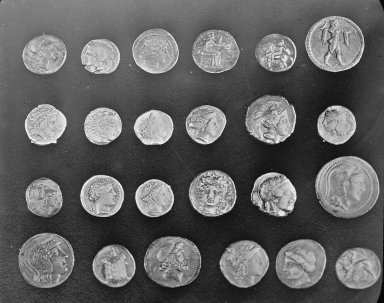
#> input picture skimage.data.coins(), 384 x 303 px
$ jupyter execute --allow-errors 02-filter_basics.ipynb
#> lines starting #> are read from the running program, lines starting #| are printed output that depends on the picture
[cell 1]
import requests
from IPython.core.display import HTML
HTML(f"""
<style>
@import "https://cdn.jsdelivr.net/npm/bulma@0.9.4/css/bulma.min.css";
</style>
""")

display(HTML("""
<style>
body, .jp-Notebook, .jp-Cell {
    background-color: #1e1e1e !important;
}
</style>
"""))

# Filtering
This exercise is about understanding how filters can be applied to modify, or extract specific features from images.

<article class="message">
    <div class="message-body">
        <strong>List of individual tasks</strong>
        <ul style="list-style: none;">
            <li>
            <a href="#pixel_shift1">Task 1: Shifting pixels</a>
            </li>
            <li>
            <a href="#gaussian">Task 2: Gaussian blurring</a>
            </li>
            <li>
            <a href="#template_match">Task 3: Template matching</a>
            </li>
            <li>
            <a href="#sharp">Task 4: Sharpening</a>
            </li>
            <li>
            <a href="#gradient_features0">Task 5: Apply sobel filters</a>
            </li>
            <li>
            <a href="#gradient_features">Task 6: Implementing convolution</a>
            </li>
        </ul>
    </div>
</article>

Run the following cell to import the libraries:

[cell 2]
import numpy as np
from skimage import data, color
from scipy.ndimage import convolve
from skimage import feature, transform, io
import matplotlib.pyplot as plt

The same set of example images from the Scikit-Image library used in the tutorial will be used. The code below can be used or modified to load and inspect any of the images.

[cell 3]
print(data.__all__)
plt.imshow(data.coins(), cmap="gray")
#> (this line was passed over: IPython is not available in this run)
plt.axis(False)
#> (this line was passed over: IPython is not available in this run)

---
**Task 1 (easy): Shifting pixels👩‍💻♾️**
This exercise is about understanding the fundamentals of linear filters to shift pixels in a certain direction. The actual filter may have little practical relevance.
1. Construct a filter that shifts pixels of an image by $n$ pixels to the right. Create a function with parameter `n`
 that returns a filter that shifts the pixels of an image by `n`
 pixels to the right.
2. Apply the filter (convolution) to one of the example images and show the results. Experiment with different values for `n`
.
3. Create the functions `shift_to_left`
, `shift_to_up`
, and `shift_to_down`
 to shift the input images $n$ pixels to the left, up and down. Use one of the example images to test these functions and evaluate whether the images are correctly shifted.
4. Modify the filter to not only shift the pixel to the right (or the other directions) but also decreases its brightness.

---

[cell 4]
from click import BadArgumentUsage
import numpy as np
from scipy.ndimage import convolve
import matplotlib.pyplot as plt
from skimage import data

def shift_to_right(n, brightness_scale=0.4):
    """
    Shifts an image to the right by n pixels.
    And scales down the brightness
    """
    # Kernel with scaling factor placed n columns from the left (shifting right).
    kernel = np.zeros((1, n+1))
    kernel[0, -1] = brightness_scale  # Place scaling factor at the far right of the kernel
    return kernel

def shift_to_left(n, brightness_scale=0.4):
    """
    Shifts an image to the left by n pixels.
    And scales down the brightness
    """
    # Kernel with scaling factor placed n columns from the right (shifting left).
    kernel = np.zeros((1, n+1))
    kernel[0, 0] = brightness_scale  # Place scaling factor at the far left of the kernel
    return kernel

def shift_to_down(n, brightness_scale=1):
    """
    Shifts an image down by n pixels.
    And scales down the brightness
    """
    # Kernel with scaling factor placed n rows from the top (shifting down).
    kernel = np.zeros((n+1, 1))
    kernel[-1, 0] = brightness_scale  # Place scaling factor at the bottom of the kernel
    return kernel

def shift_to_up(n, brightness_scale=1):
    """
    Shifts an image up by n pixels.
    And scales down the brightness
    """
    # Kernel with scaling factor placed n rows from the bottom (shifting up).
    kernel = np.zeros((n+1, 1))
    kernel[0, 0] = brightness_scale  # Place scaling factor at the top of the kernel
    return kernel

# Applying the shift to the image
image = data.coins()
#> image is the input picture: shape (303, 384); min 1, max 252, mean 96.9
shifted_image_right = convolve(image, shift_to_right(100))
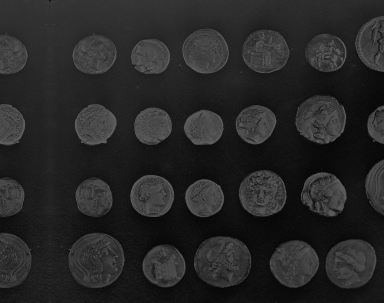
#> shifted_image_right: shape (303, 384); min 2, max 100, mean 38.7
shifted_image_left = convolve(image, shift_to_left(100))
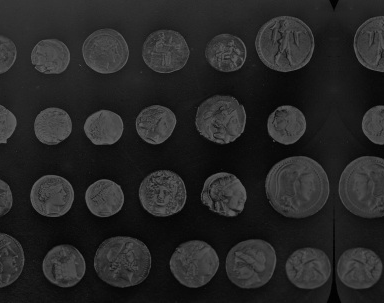
#> shifted_image_left: shape (303, 384); min 0, max 100, mean 38
shifted_image_down = convolve(image, shift_to_down(100))
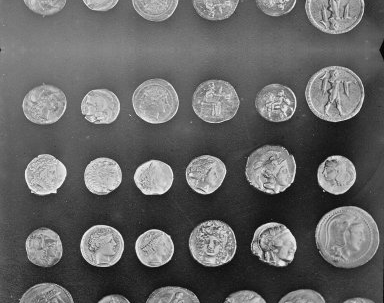
#> shifted_image_down: shape (303, 384); min 2, max 252, mean 101.1
shifted_image_up = convolve(image, shift_to_up(100))
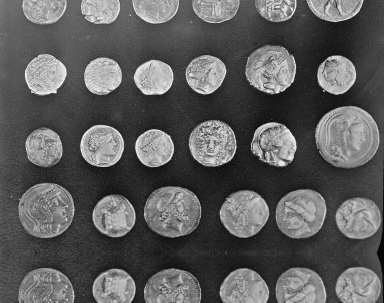
#> shifted_image_up: shape (303, 384); min 1, max 252, mean 92.6

# Plotting the results
#> (the rest of this cell did not finish here and is left out)

---
**Task 2 (medium): Gaussian blurring👩‍💻**
The following steps will construct a Gaussian filter and apply it to an image:
1. Design a 3x3 filter for Gaussian blurring. Each element of the filter should be filled with values that approximate a Gaussian function.

**Hint**
The filter was covered during the lecture.

2. Display the Gaussian Blur filter using the cell below.
3. Apply the filter to one of the example images and display the original and blurred images side by side.
4. Explain the underlying reasons for the observed effects produced by this filter.
5. Increase the size of the Gaussian blurring filter (shown below). Apply the filter to the selected image and compare the results to the results obtained in the previous steps. Explain the observed effects.

$$
\begin{equation}
\frac{1}{256}
\begin{bmatrix}
1 & 4 & 6 & 4 & 1 \\
4 & 16 & 24 & 16 & 4 \\
6 & 24 & 36 & 24 & 6 \\
4 & 16 & 24 & 16 & 4 \\
1 & 4 & 6 & 4 & 1 \\
\end{bmatrix}
\end{equation}
$$

---

[cell 5]
# write your solution here
gaussian_blur_filter = np.array([[1, 2, 1],
                                 [2, 4, 2],
                                 [1, 2, 1]]) / 16 # normalizing the filter so the sum of all elements is 1

# Plot the Gaussian Blur Filter
plt.figure(figsize=(4, 4))
#> (this line was passed over: IPython is not available in this run)
plt.title('Gaussian Blur Filter')
#> (this line was passed over: IPython is not available in this run)
plt.imshow(gaussian_blur_filter, cmap='gray')
#> (this line was passed over: IPython is not available in this run)
plt.axis('off')
#> (this line was passed over: IPython is not available in this run)
plt.show()

# Plot the original and the blurred image
plt.figure(figsize=(10, 5))
#> (this line was passed over: IPython is not available in this run)
